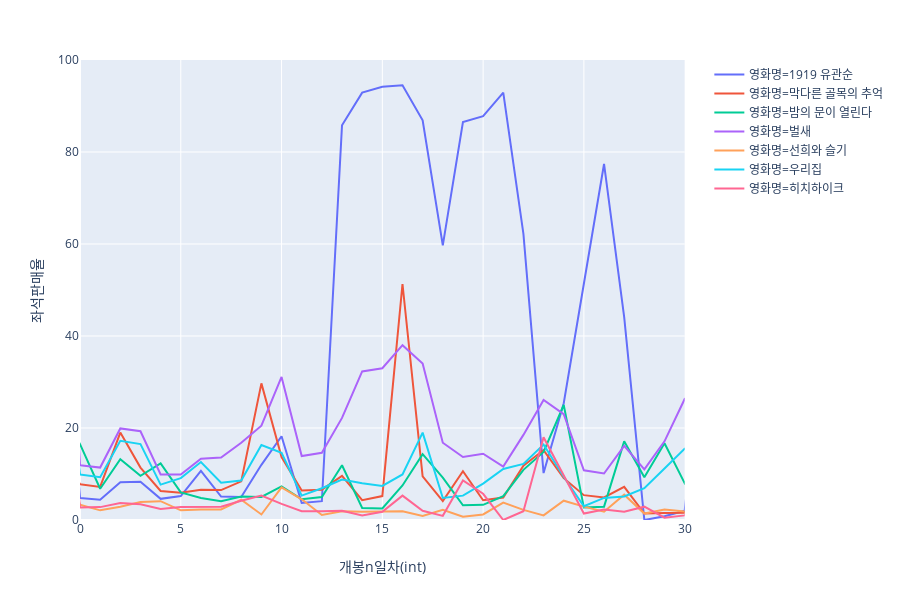

Source (notebook cell):
### Code cell
# 2019년 개봉작 F-3 좌석판매율 변화
px.line(f3_2019, x='개봉n일차(int)', y='좌석판매율', color='영화명', range_x=[0,30], range_y=[0,100])

### Figure 1 — Plotly figure (JSON) as saved in the notebook; plotly's stock layout.template omitted (floating-point values rounded to 4 significant figures)
{"data": [{"hoverlabel": {"namelength": 0}, "hovertemplate": "영화명=1919 유관순<br>개봉n일차(int)=%{x}<br>좌석판매율=%{y}", "legendgroup": "영화명=1919 유관순", "line": {"color": "#636efa", "dash": "solid"}, "mode": "lines", "name": "영화명=1919 유관순", "showlegend": true, "type": "scatter", "x": [-6, -3, -2, -1, 0, 1, 2, 3, 4, 5, 6, 7, 8, 9, 10, 11, 12, 13, 14, 15, 16, 17, 18, 19, 20, 21, 22, 23, 24, 25, 26, 27, 28, 29, 30, 31, 32, 33, 34, 35, 36, 37, 38, 39, 40, 41, 42, 43, 45, 46, 47, 48, 49, 50, 51, 52, 53, 56, 57, 58, 59, 60, 61, 63, 65, 66, 72, 73, 97, 108, 118, 119, 120, 121, 122, 131, 145, 147, 148, 149, 150, 152, 153, 154, 155, 156, 157, 158, 159, 160, 166, 179, 180, 181, 209, 214, 215, 216, 217, 218], "xaxis": "x", "y": [100, 100, 98.3, 63.5, 4.8, 4.4, 8.2, 8.3, 4.6, 5.2, 10.7, 5.1, 5, 12, 18.2, 3.7, 4.1, 85.8, 92.9, 94.2, 94.5, 86.9, 59.7, 86.5, 87.8, 92.9, 62.2, 10.2, 25.4, 51.8, 77.4, 44.1, 0, 0.8, 2, 41.1, 1, 100, 69.2, 87.3, 82.8, 4, 2.4, 1.6, 100, 1.6, 0.8, 55.6, 97.8, 0.8, 50, 50.3, 0.8, 0.8, 1.6, 4.8, 4, 2.4, 2.3, 3.9, 0.4, 0, 0.8, 94.3, 5.5, 0.8, 0.8, 2.4, 100, 96.2, 100, 98.6, 88.5, 100, 42.5, 43, 69, 27.8, 3.7, 5.8, 0.6, 4.7, 1.5, 4, 2.2, 0.6, 0.6, 0.6, 8.8, 58.8, 2.4, 9, 6.6, 5, 0.4, 0, 0, 0, 0, 0], "yaxis": "y"}, {"hoverlabel": {"namelength": 0}, "hovertemplate": "영화명=막다른 골목의 추억<br>개봉n일차(int)=%{x}<br>좌석판매율=%{y}", "legendgroup": "영화명=막다른 골목의 추억", "line": {"color": "#EF553B", "dash": "solid"}, "mode": "lines", "name": "영화명=막다른 골목의 추억", "showlegend": true, "type": "scatter", "x": [-10, 0, 1, 2, 3, 4, 5, 6, 7, 8, 9, 10, 11, 12, 13, 14, 15, 16, 17, 18, 19, 20, 21, 22, 23, 24, 25, 26, 27, 28, 29, 30, 31, 32, 33, 34, 35, 36, 37, 38, 39, 40, 41, 43, 44, 45, 46, 47, 48, 50, 52, 54, 55, 158, 214], "xaxis": "x", "y": [82.1, 7.8, 7.2, 19, 11.4, 6.3, 5.9, 6.6, 6.5, 8.4, 29.7, 13.7, 6.4, 6.6, 9.6, 4.3, 5.2, 51.3, 9.5, 4.1, 10.6, 4.3, 4.9, 11.8, 15.2, 9.1, 5.4, 4.9, 7.2, 1.4, 1.5, 1.6, 6.3, 10.7, 2.7, 4.3, 3.7, 8.2, 7.1, 7, 3.1, 0.9, 22.7, 3.6, 3.6, 4.5, 3.7, 1.3, 2.6, 1.8, 0.9, 1.8, 3.3, 1.9, 0], "yaxis": "y"}, {"hoverlabel": {"namelength": 0}, "hovertemplate": "영화명=밤의 문이 열린다<br>개봉n일차(int)=%{x}<br>좌석판매율=%{y}", "legendgroup": "영화명=밤의 문이 열린다", "line": {"color": "#00cc96", "dash": "solid"}, "mode": "lines", "name": "영화명=밤의 문이 열린다", "showlegend": true, "type": "scatter", "x": [-349, -348, -347, -320, -258, -256, -253, -13, -4, 0, 1, 2, 3, 4, 5, 6, 7, 8, 9, 10, 11, 12, 13, 14, 15, 16, 17, 18, 19, 20, 21, 22, 23, 24, 25, 26, 27, 28, 29, 30, 31, 32, 33, 34, 35, 36, 37, 38, 39, 41, 42, 43, 44, 45, 47, 49, 51, 53, 60, 66, 69, 71, 72, 73, 76], "xaxis": "x", "y": [78.7, 65.8, 78.7, 12.7, 55.3, 53.8, 35.7, 100, 46.7, 16.5, 6.8, 13.2, 9.6, 12.3, 6, 4.8, 4.1, 5.1, 5, 7.3, 4.5, 5, 11.9, 2.6, 2.5, 7.5, 14.3, 9.2, 3.2, 3.3, 5.2, 10.9, 14.8, 25, 2.7, 2.9, 17.1, 9.3, 16.7, 8, 13.8, 2.7, 3.6, 4.4, 3, 5, 8.9, 2.6, 30.9, 5.7, 7.8, 5, 3.6, 10.9, 4.5, 2.9, 4.1, 3.3, 2.4, 2.4, 3.3, 1, 1, 50, 3.8], "yaxis": "y"}, {"hoverlabel": {"namelength": 0}, "hovertemplate": "영화명=벌새<br>개봉n일차(int)=%{x}<br>좌석판매율=%{y}", "legendgroup": "영화명=벌새", "line": {"color": "#ab63fa", "dash": "solid"}, "mode": "lines", "name": "영화명=벌새", "showlegend": true, "type": "scatter", "x": [-271, -269, -266, -253, -250, -183, -31, -15, -8, -3, -1, 0, 1, 2, 3, 4, 5, 6, 7, 8, 9, 10, 11, 12, 13, 14, 15, 16, 17, 18, 19, 20, 21, 22, 23, 24, 25, 26, 27, 28, 29, 30, 31, 32, 33, 34, 35, 36, 37, 38, 39, 40, 41, 42, 43, 44, 45, 46, 47, 48, 49, 50, 51, 52, 53, 54, 55, 56, 57, 58, 59, 60, 61, 62, 63, 64, 65, 66, 67, 68, 69], "xaxis": "x", "y": [76.3, 83.8, 65.7, 81.8, 68.8, 76.7, 100, 90.2, 99.3, 55.4, 100, 11.9, 11.4, 19.9, 19.3, 9.9, 9.9, 13.3, 13.6, 16.8, 20.5, 31.1, 13.9, 14.6, 22.2, 32.3, 33, 38, 34, 16.8, 13.7, 14.4, 11.6, 18.5, 26.1, 23, 10.8, 10.1, 16.1, 11, 17.1, 26.3, 25.1, 10.9, 10.3, 14.3, 33.1, 15.5, 20.9, 19.3, 8.5, 9.7, 24.9, 8.7, 10.7, 17.7, 16.5, 7.3, 8.4, 10.6, 10, 14.1, 17.3, 15.3, 12.6, 11, 9.7, 10.1, 10.4, 18, 17.6, 11.9, 10.3, 19.4, 21.5, 12.2, 15.5, 22.8, 13.2, 7.8, 8.8], "yaxis": "y"}, {"hoverlabel": {"namelength": 0}, "hovertemplate": "영화명=선희와 슬기<br>개봉n일차(int)=%{x}<br>좌석판매율=%{y}", "legendgroup": "영화명=선희와 슬기", "line": {"color": "#FFA15A", "dash": "solid"}, "mode": "lines", "name": "영화명=선희와 슬기", "showlegend": true, "type": "scatter", "x": [-13, -8, 0, 1, 2, 3, 4, 5, 6, 7, 8, 9, 10, 11, 12, 13, 14, 15, 16, 17, 18, 19, 20, 21, 22, 23, 24, 25, 26, 27, 28, 29, 31, 33, 34, 38, 40, 42, 46], "xaxis": "x", "y": [88.6, 100, 3.3, 2.1, 2.9, 3.9, 4.1, 2.1, 2.3, 2.3, 4.4, 1.2, 7.1, 4.5, 1.1, 1.9, 1.8, 1.8, 1.9, 0.9, 2.2, 0.7, 1.2, 3.8, 2.2, 1, 4.2, 2.9, 1.8, 5.5, 1.4, 2.3, 1.4, 1, 20, 1, 1, 1, 1], "yaxis": "y"}, {"hoverlabel": {"namelength": 0}, "hovertemplate": "영화명=우리집<br>개봉n일차(int)=%{x}<br>좌석판매율=%{y}", "legendgroup": "영화명=우리집", "line": {"color": "#19d3f3", "dash": "solid"}, "mode": "lines", "name": "영화명=우리집", "showlegend": true, "type": "scatter", "x": [-15, -9, -3, -2, -1, 0, 1, 2, 3, 4, 5, 6, 7, 8, 9, 10, 11, 12, 13, 14, 15, 16, 17, 18, 19, 20, 21, 22, 23, 24, 25, 26, 27, 28, 29, 30, 31, 32, 33, 34, 35, 36, 37, 38, 39, 40, 41, 42, 43, 44, 45, 46, 47, 48, 49, 50, 51, 52, 53, 54, 55, 56, 57, 58, 59, 60, 61, 62, 63, 64, 65, 66, 67, 68, 69, 75], "xaxis": "x", "y": [100, 97.8, 98.2, 100, 50, 9.9, 9.3, 17.2, 16.5, 7.7, 9.1, 12.6, 8.1, 8.6, 16.3, 14.6, 5.3, 6.9, 8.8, 8, 7.4, 9.9, 19, 4.8, 5.3, 7.9, 11.1, 12.2, 16.4, 9.4, 3, 4.8, 5.1, 6.9, 11.2, 15.5, 15.8, 4, 4.2, 9.3, 4.1, 22.4, 9, 13.9, 3.3, 15.7, 7.8, 15.9, 11.9, 4.9, 6.2, 4.7, 15.8, 6.6, 2.7, 3.5, 9.9, 5.2, 4.1, 13.9, 8.2, 1.7, 6.2, 5.4, 9.6, 6.4, 8.5, 17.4, 4.2, 2.6, 4.4, 3.3, 4, 10.5, 42.5, 77.1], "yaxis": "y"}, {"hoverlabel": {"namelength": 0}, "hovertemplate": "영화명=히치하이크<br>개봉n일차(int)=%{x}<br>좌석판매율=%{y}", "legendgroup": "영화명=히치하이크", "line": {"color": "#FF6692", "dash": "solid"}, "mode": "lines", "name": "영화명=히치하이크", "showlegend": true, "type": "scatter", "x": [-467, -465, -464, -165, -6, -2, 0, 1, 2, 3, 4, 5, 6, 7, 8, 9, 10, 11, 12, 13, 14, 15, 16, 17, 18, 19, 20, 21, 22, 23, 25, 26, 27, 28, 29, 30, 31, 32, 33, 34, 35, 38, 40, 41, 42, 47, 48, 49, 55, 62, 74], "xaxis": "x", "y": [43.1, 26.7, 29.4, 30.9, 100, 100, 2.7, 2.8, 3.7, 3.4, 2.4, 2.8, 2.8, 2.9, 4.2, 5.3, 3.5, 1.9, 1.9, 2, 1, 1.8, 5.3, 2, 0.9, 8.6, 5.7, 0, 1.9, 18, 1.4, 2.3, 1.8, 2.9, 0.5, 1, 5.5, 3.4, 1.5, 13.3, 1, 4.8, 1, 13.3, 1, 1, 3.3, 2.9, 3.3, 6.7, 10], "yaxis": "y"}], "layout": {"height": 600, "legend": {"tracegroupgap": 0}, "margin": {"t": 60}, "xaxis": {"anchor": "y", "domain": [0, 0.98], "range": [0, 30], "title": {"text": "개봉n일차(int)"}}, "yaxis": {"anchor": "x", "domain": [0, 1], "range": [0, 100], "title": {"text": "좌석판매율"}}}}
